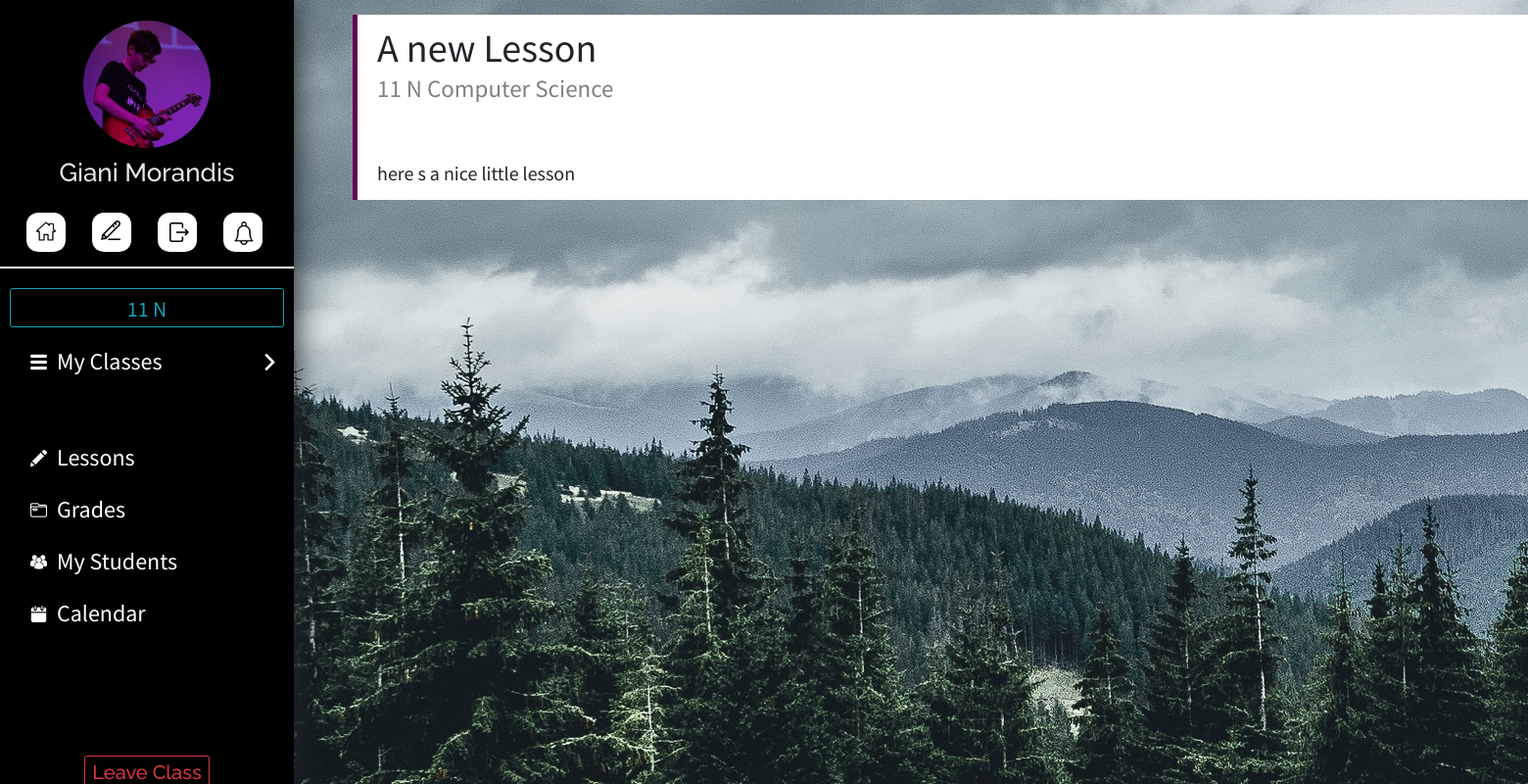
The page /welcome/teacher/lessons/0/23/ (signed in) on the database its author committed.
### account/models.py (models this page shows, shortened)
class Userprofile(models.Model):
    TYPE_CHOICES = (
        ('student', 'Student'),
        ('teacher', 'Teacher')
    )
    user = models.OneToOneField(User, on_delete=models.CASCADE)
    user_type = models.CharField(max_length=30, choices=TYPE_CHOICES)
    profile_picture = models.ImageField(upload_to=profile_image_path, blank=True, null=True)
    main_class = models.ForeignKey(MainClass, on_delete=models.SET_NULL, null=True, blank=True)
    id_number = models.IntegerField(blank=True, null=True)
    teaching_subject = models.CharField(max_length=100, blank=False, null=True)
    teaching_certificate = models.FileField(upload_to=certificate_file_path, blank=True, null=True)

class MainClass(models.Model):
    name = models.CharField(max_length=8)
    semester = models.IntegerField(default=1)

class Lesson(models.Model):
    title = models.TextField(max_length=100)
    sub_class = models.ForeignKey(SubClass, on_delete=models.CASCADE, null=False)
    text = models.TextField(max_length=1000)
    date_added = models.DateField(auto_now_add=True)
    def pdf_upload_path(self, filename):
        return "lessons/" + self.sub_class.main_class.name + "/" + self.sub_class.name + "/" + filename
    pdf = models.FileField(upload_to=pdf_upload_path, null=True, blank=True)

class SubClass(models.Model):
    name = models.CharField(max_length=20,blank=False,  null=False)
    subject = models.CharField(max_length=40, blank=True, null=True)
    teacher = models.ForeignKey(Userprofile, on_delete=models.SET_NULL, null=True)
    main_class = models.ForeignKey(MainClass, on_delete=models.CASCADE, null=False)
    color_code = models.CharField(max_length=6, default="C70000")
    def __str__(self):
        return self.main_class.name + " " + self.name

### account/views.py (the view)
# urls.py: url(r'^teacher/lessons/(?P<subclass_id>[0-9]+)/(?P<lesson_id>[0-9]+)/$', views.teacher_lesson, name='teacher_lesson'),
@login_required
def teacher_lesson(request, subclass_id, lesson_id):
    rd = handle_redirect('teacher', request.user.userprofile.user_type)
    if rd:
        return redirect('account:' + rd)
    try:
        lesson = Lesson.objects.get(id=lesson_id, sub_class__teacher=request.user.userprofile)
    except:
        return redirect('account:teacher_lessons', "0")
    template_name = "account/basic_teacher/teacher_lesson.html"
    return render(request, template_name, {'lesson': lesson})

### account/views.py (called while the page is built)
def handle_redirect(view_type, user_type):
    if view_type != user_type:
        if user_type == "student":
            return 'student_home'
        elif user_type == "teacher":
            return 'teacher_home'

### account/templates/account/basic_teacher/teacher_lesson.html (shortened to what this page needs)
{% extends 'account/teacher_base.html' %}
{% block body %}
<div style="margin-left:33rem;float:left;overflow:hidden">
    <div class="lesson-maindiv" style="border-left: 0.5rem solid #{{lesson.sub_class.color_code}};">
        <h1 class="lesson-title-detail" style="margin-bottom:-10rem;">{{lesson.title}}</h2>
        <h1 class="lesson-subtitle" style="float:left;margin-left:2rem; margin-top:6rem;font-size:25px;margin-bottom:-500rem;">{{lesson.sub_class}}</h1>
        <h1 style="font-family: 'Source Sans Pro', sans-serif; font-size:20px;float:left; width:100rem;margin-top:15rem;margin-left:2rem;">{{lesson.text|linebreaks}}</h1>
    </div>
</div>
{% endblock %}

### account/templates/account/teacher_base.html (shortened to what this page needs)
<!DOCTYPE html>
<html>
<head>
	{% load static %}
		<link rel="stylesheet" href="https://maxcdn.bootstrapcdn.com/bootstrap/3.3.6/css/bootstrap.min.css" />
        <link rel="stylesheet" href="https://stackpath.bootstrapcdn.com/bootstrap/4.1.3/css/bootstrap.min.css">
		<link rel="stylesheet" type="text/css" href="{% static 'account/style.css' %}" />
<head>
<body>
    <div class="sidenav" id="sidenav">
    <center>
        {% if user.userprofile.profile_picture %}
            <img src="{{user.userprofile.profile_picture.url}}" style="width: 13rem; height:13rem; border-radius: 50%; margin-top:7%;" />
        {% else %}
            <img src="/media/extra/Steach_logo.png" style="width: 100%; float:left; margin-left:-2%;" />
            {% endif %}
            <h1 class='welcome-text' style="margin-top: 1rem; font-size:260%">{{user.first_name}} {{user.last_name}}</h1>
            <a href="{% url 'account:student_home' %}">
                <div class='home-sidebar-button' title="Home">
                    <img src="/media/extra/home.png" style="width: 2rem; height:2rem; margin-top:22%; margin-left:2%;" />
                </div>
            </a>
            <a href="{% url 'account:edit_teacher_profile'%}">
            <div class='home-sidebar-button' title="Edit Profile">
                <img src="/media/extra/pencil_black.png" style="width: 2rem; height:2rem; margin-top:20%; margin-left:-5%;" />
            </div>
            </a>
            <a href="{% url 'account:logout'%}">
            <div class='home-sidebar-button' title="Logout">
                <img src="/media/extra/exit.png" style="width: 2rem; height:2rem; margin-top:25%; margin-left: 10%;" />
            </div>
            </a>
            <a href="{% url 'account:teacher_notifications' %}">
                <div class='home-sidebar-button' style="" title="Notfications">
                    <img src="/media/extra/notification.png" style="width: 2.4rem; height:2.4rem; margin-top:22%;float:left; margin-left:0.9rem;;" />
                </div>
            </a>
            </center>
            <br>
            <div style="width:100%; height:0.2rem; background-color:white; float:left; margin-top:1.5rem;"></div>
            {% if not user.userprofile.main_class %}
                <a href="{% url 'account:add_mainclass' %}"><div class="join-class-button" style="width:27rem; height:3rem;margin-top:1.5rem;"><h1 class="welcome-text" style="color: black; margin-top: 0.3rem;font-size:20px">Create Main Class</h1></div></a>
            {% else %}
                <center>
                <a href="{% url 'account:mainclass_home'%}">
                <button class="btn btn-outline-info" style='margin-top:2rem;width:28rem; height:4rem; font-family: "Source Sans Pro", sans-serif; font-size:22px;'>{{ user.userprofile.main_class.name }}</button>
                </a>
                </center>
            {% endif %}
            {% if user.userprofile.subclass_set.all %}
            <button class="mainclass-button" style="margin-top:1rem;" id="mainclass-home" onclick="show_hide()">
                <img src="/media/extra/menu.png" style="width:17px; height:17px;float:left; margin-left:2rem;margin-top:1.1rem;"/>
                <h1 class="sidenav-element" id="sidenav-mainclass">My Classes</h1>
                <img class="arrow-right" src="/media/extra/right-arrow.png" style="width:17px; height:17px;float:right;margin-top:1.1rem;"/>
            </button>
            <br><br><br><br><br><br><br>
            <a href="{% url 'account:teacher_lessons' 0 %}">
                <button class="mainclass-button" style="border-radius: 5px 5px 5px 5px;">
                    <img src="/media/extra/test2.png" style="width:17px; height:17px;float:left; margin-left:2rem;margin-top:1.1rem;"/>
                    <h1 class="sidenav-element" id="sidenav-mainclass">Lessons</h1>
                </button>
            </a>
            <a href="{% url 'account:student_grades' 0 %}">
                <button class="mainclass-button" style="border-radius: 5px 5px 5px 5px;">
                    <img src="/media/extra/folder.png" style="width:17px; height:17px;float:left; margin-left:2rem;margin-top:1.1rem;"/>
                    <h1 class="sidenav-element" id="sidenav-mainclass">Grades</h1>
                </button>
            </a>
            <button class="mainclass-button" style="border-radius: 5px 5px 5px 5px;">
                <img src="/media/extra/teachers.png" style="width:17px; height:17px;float:left; margin-left:2rem;margin-top:1.1rem;"/>
                <h1 class="sidenav-element" id="sidenav-mainclass">My Students</h1>
            </button>
            <a href="{% url 'account:student_calendar' 0 0 %}">
            <button class="mainclass-button" style="border-radius: 5px 5px 5px 5px;">
                <img src="/media/extra/calendar.png" style="width:17px; height:17px;float:left; margin-left:2rem;margin-top:1.1rem;"/>
                <h1 class="sidenav-element" id="sidenav-mainclass">Calendar</h1>
            </button>
            </a>
            <center><button class="btn btn-outline-danger" style="height:3.5rem;margin-top:12rem;"><h1 style="font-size:20px;font-family: 'Raleway', sans-serif;">Leave Class</h1></buttton></center>
        {% endif %}
    </div>
    <div class="main-div" id="main">
    {% block body %}
    {% endblock %}
    </div>
</body>
</html>

### account/static/account/style.css (style rules this page uses)
body { background-image: url(bg-forest.jpg); background-attachment: fixed; }
.main-div { opacity: 0; transition: opacity 0.4s; }
.welcome-text { margin-top: 0rem; font-family: 'Raleway', sans-serif; font-size: 35px; color: #E7E7E7; }
.sidenav { position: fixed; height: 100%; width: 30rem; float: left; background-color: black; box-shadow: 1px 1px 30px; overflow-y: scroll; }
.home-sidebar-button { width: 4rem; height: 4rem; border-radius: 30%; background-color: white; float: left; margin-left: 9%; margin-top: 2rem; transition: background-color 0.2s; }
.mainclass-button { float: left; margin-left: 0.5rem; margin-top: 0.3rem; background-color: black; border: None; border-radius: 5px 5px 0px 0px; outline: none; color: white; width: 95%; height: 5rem; transition: background-color 0.2s; }
.sidenav-element { margin-left: 1rem; margin-right: 5rem; float: left; font-family: 'Source Sans Pro', sans-serif; font-size: 24px; margin-top: 0.5rem; }
.arrow-right { display: block; transition: display 0.2s; }
.lesson-subtitle { font-family: 'Source Sans Pro', sans-serif; font-size: 17px; color: grey; float: left; margin-left: 1rem; }
.lesson-maindiv { width: 150rem; background-color: white; border-radius: 0px 10px 10px 0px; margin-top: 1.5rem; margin-left: 3rem; overflow: hidden }
.lesson-title-detail { font-size: 40px; font-family: 'Source Sans Pro', sans-serif; float: left; margin-top: 1rem; margin-left: 2rem; }

### rows shown on the page
Lesson: title "A new Lesson", sub_class "11 N Computer Science", text "here s a nice little lesson"

### other values the page prints
{{ user.first_name }} "Giani"
{{ user.last_name }} "Morandis"
{{ user.userprofile.main_class.name }} "11 N"
